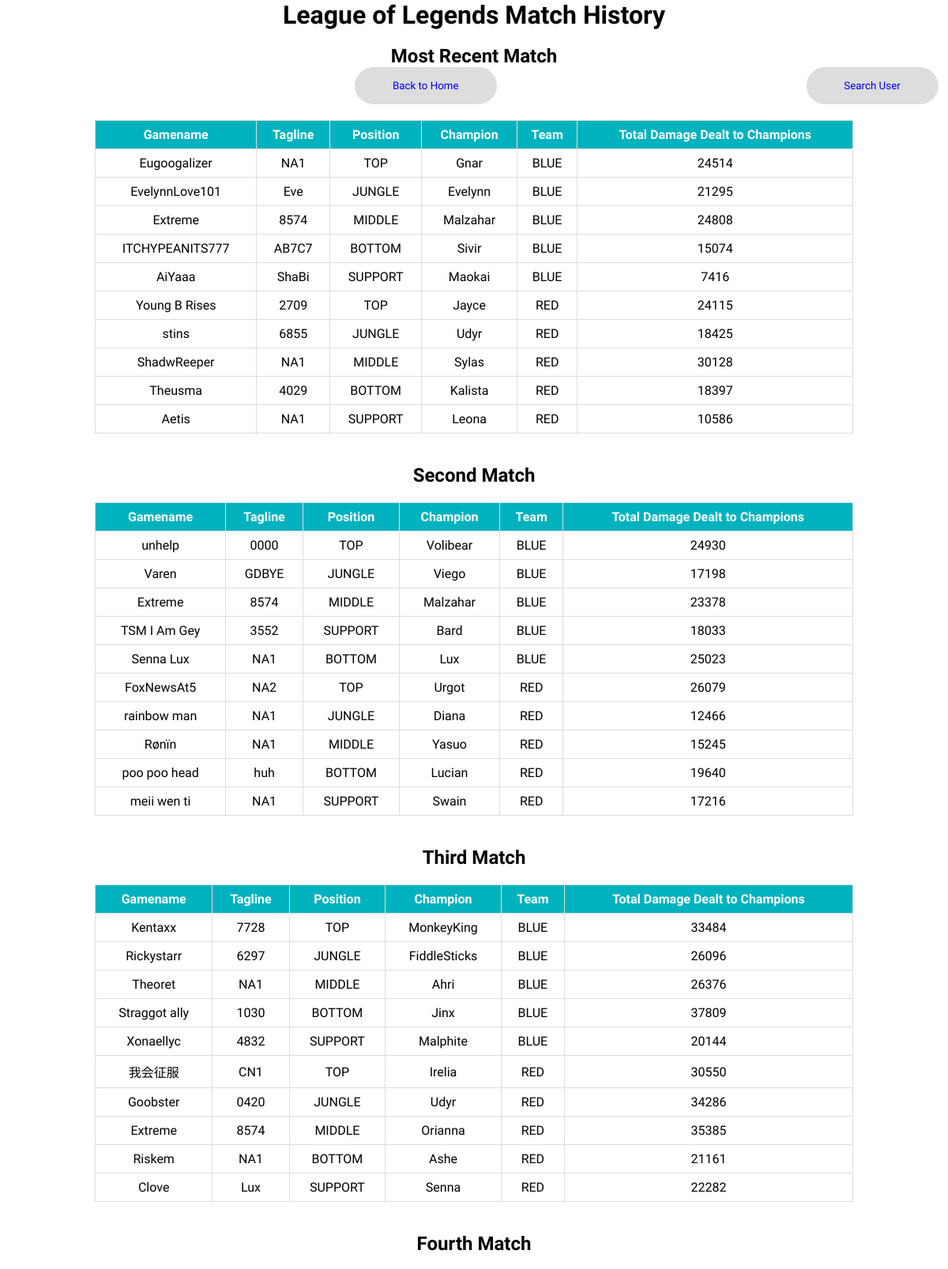
The app's page /lol_match_history (upper part) with its own data.
### tables this page shows
CREATE TABLE league_matchdata (id INTEGER PRIMARY KEY, matchid TEXT NOT NULL, puuid TEXT NOT NULL, gamename TEXT NOT NULL, tagline TEXT NOT NULL, 
                 position TEXT NOT NULL, champname TEXT NOT NULL, teamcolor TEXT NOT NULL, totaldmgdealttochamps INTEGER NOT NULL);

### main/app.py (the view, shortened to what this page needs)
@app.route("/lol_match_history", methods = ['POST', 'GET'])
def get_riot_data():
    msg = ""
    conn = getDbConn()
    riotData = conn.execute('SELECT gamename, tagline, position, champname, teamcolor, totaldmgdealttochamps FROM league_matchdata').fetchall()
    conn.close()
    return render_template('lol_match_history.html', matches=riotData, msg=msg)

### main/app.py (called while the page is built)
def getDbConn():
    conn = sqlite3.connect("sqlite/main.db")
    conn.row_factory = sqlite3.Row
    return conn

### main/templates/lol_match_history.html (shortened to what this page needs)
<!DOCTYPE html>
<html lang="en">
<head>
    <link rel="stylesheet" href="{{ url_for('static', filename='lol_styles.css')}}" />
</head>
<body>
    <div class="logo">
        <h1>
            League of Legends Match History
        </h1>
    </div>
    <br>
    <div class="matchnumber">
        <h2>Most Recent Match</h2>
    </div>
    <button id="homebutton"><a href="home">Back to Home</a></button>
    <button id="searchbutton"><a href="riot">Search User</a></button>
    <table>
        <thead>
            <tr>
                <th>Gamename</th>
                <th>Tagline</th>
                <th>Position</th>
                <th>Champion</th>
                <th>Team</th>
                <th>Total Damage Dealt to Champions</th>
            </tr>
        </thead>
        <tbody>
            {% for match in range(0, 10) %}
            <tr>
                <td>{{ matches[match]['gamename'].encode().decode("unicode-escape") }}</td>
                <td>{{ matches[match]['tagline'].encode().decode("unicode-escape") }}</td>
                <td>{{ matches[match]['position'] }}</td>
                <td>{{ matches[match]['champname'] }}</td>
                <td>{{ matches[match]['teamcolor'] }}</td>
                <td>{{ matches[match]['totaldmgdealttochamps'] }}</td>
            </tr>
            {% endfor %}
        </tbody>
    </table>
    <br>
    <div class="matchnumber">
        <h2>Second Match</h2>
    </div>
    <table>
        <thead>
            <tr>
                <th>Gamename</th>
                <th>Tagline</th>
                <th>Position</th>
                <th>Champion</th>
                <th>Team</th>
                <th>Total Damage Dealt to Champions</th>
            </tr>
        </thead>
        <tbody>
            {% for match in range(10, 20) %}
            <tr>
                <td>{{ matches[match]['gamename'].encode().decode("unicode-escape") }}</td>
                <td>{{ matches[match]['tagline'].encode().decode("unicode-escape") }}</td>
                <td>{{ matches[match]['position'] }}</td>
                <td>{{ matches[match]['champname'] }}</td>
                <td>{{ matches[match]['teamcolor'] }}</td>
                <td>{{ matches[match]['totaldmgdealttochamps'] }}</td>
            </tr>
            {% endfor %}
        </tbody>
    </table>
    <br>
    <div class="matchnumber">
        <h2>Third Match</h2>
    </div>
    <table>
        <thead>
            <tr>
                <th>Gamename</th>
                <th>Tagline</th>
                <th>Position</th>
                <th>Champion</th>
                <th>Team</th>
                <th>Total Damage Dealt to Champions</th>
            </tr>
        </thead>
        <tbody>
            {% for match in range(20, 30) %}
            <tr>
                <td>{{ matches[match]['gamename'].encode().decode("unicode-escape") }}</td>
                <td>{{ matches[match]['tagline'].encode().decode("unicode-escape") }}</td>
                <td>{{ matches[match]['position'] }}</td>
                <td>{{ matches[match]['champname'] }}</td>
                <td>{{ matches[match]['teamcolor'] }}</td>
                <td>{{ matches[match]['totaldmgdealttochamps'] }}</td>
            </tr>
            {% endfor %}
        </tbody>
    </table>
    <br>
    <div class="matchnumber">
        <h2>Fourth Match</h2>
    </div>
    <br>
    <br>
    <br>
    <br>
    <br>
    <br>
    <br>
    <br>
    <br>
    <br>
    <br>
    <br>
    <br>
    <br>
    <br>
    <br>
    <br>
    <br>
</body>
</html>

### main/static/lol_styles.css (style rules this page uses)
* { box-sizing: 0px; margin: 0px; padding: 0px; font-family: "Quicksand", sans-serif; }
.logo { display: flex; justify-content: center; align-items: center; font-family: "Quicksand", sans-serif; }
.matchnumber { display: flex; justify-content: center; align-items: center; font-family: "Quicksand", sans-serif; }
a { text-decoration: none; }
#homebutton { transform: translate(250%, 0%); padding: 1rem 3rem; border: none; color: black; background-color: rgb(221, 221, 221); cursor: pointer; border-radius: 50px; }
#searchbutton { transform: translate(500%, 0%); padding: 1rem 3rem; border: none; color: black; background-color: rgb(221, 221, 221); cursor: pointer; border-radius: 50px; }
table { border-collapse: collapse; width: 80%; margin: 20px auto; font-family: "Quicksand", sans-serif; }
th, td { border: 1px solid #ddd; padding: 8px; text-align: center; font-family: "Quicksand", sans-serif; }
th { background-color: #00b2be; color: white; font-family: "Quicksand", sans-serif; }

### records on screen
league_matchdata: gamename "Eugoogalizer", tagline "NA1", position "TOP", champname "Gnar", teamcolor "BLUE", totaldmgdealttochamps "24514"
league_matchdata: gamename "EvelynnLove101", tagline "Eve", position "JUNGLE", champname "Evelynn", teamcolor "BLUE", totaldmgdealttochamps "21295"
league_matchdata: gamename "Extreme", tagline "8574", position "MIDDLE", champname "Malzahar", teamcolor "BLUE", totaldmgdealttochamps "24808"
league_matchdata: gamename "ITCHYPEANITS777", tagline "AB7C7", position "BOTTOM", champname "Sivir", teamcolor "BLUE", totaldmgdealttochamps "15074"
league_matchdata: gamename "AiYaaa", tagline "ShaBi", position "SUPPORT", champname "Maokai", teamcolor "BLUE", totaldmgdealttochamps "7416"
league_matchdata: gamename "Young B Rises", tagline "2709", position "TOP", champname "Jayce", teamcolor "RED", totaldmgdealttochamps "24115"
league_matchdata: gamename "stins", tagline "6855", position "JUNGLE", champname "Udyr", teamcolor "RED", totaldmgdealttochamps "18425"
league_matchdata: gamename "ShadwReeper", tagline "NA1", position "MIDDLE", champname "Sylas", teamcolor "RED", totaldmgdealttochamps "30128"
league_matchdata: gamename "Theusma", tagline "4029", position "BOTTOM", champname "Kalista", teamcolor "RED", totaldmgdealttochamps "18397"
league_matchdata: gamename "Aetis", tagline "NA1", position "SUPPORT", champname "Leona", teamcolor "RED", totaldmgdealttochamps "10586"
league_matchdata: gamename "unhelp", tagline "0000", position "TOP", champname "Volibear", teamcolor "BLUE", totaldmgdealttochamps "24930"
league_matchdata: gamename "Varen", tagline "GDBYE", position "JUNGLE", champname "Viego", teamcolor "BLUE", totaldmgdealttochamps "17198"
league_matchdata: gamename "Extreme", tagline "8574", position "MIDDLE", champname "Malzahar", teamcolor "BLUE", totaldmgdealttochamps "23378"
league_matchdata: gamename "TSM I Am Gey", tagline "3552", position "SUPPORT", champname "Bard", teamcolor "BLUE", totaldmgdealttochamps "18033"
league_matchdata: gamename "Senna Lux", tagline "NA1", position "BOTTOM", champname "Lux", teamcolor "BLUE", totaldmgdealttochamps "25023"
league_matchdata: gamename "FoxNewsAt5", tagline "NA2", position "TOP", champname "Urgot", teamcolor "RED", totaldmgdealttochamps "26079"
league_matchdata: gamename "rainbow man", tagline "NA1", position "JUNGLE", champname "Diana", teamcolor "RED", totaldmgdealttochamps "12466"
league_matchdata: gamename "Rønïn", tagline "NA1", position "MIDDLE", champname "Yasuo", teamcolor "RED", totaldmgdealttochamps "15245"
league_matchdata: gamename "poo poo head", tagline "huh", position "BOTTOM", champname "Lucian", teamcolor "RED", totaldmgdealttochamps "19640"
league_matchdata: gamename "meii wen ti", tagline "NA1", position "SUPPORT", champname "Swain", teamcolor "RED", totaldmgdealttochamps "17216"
league_matchdata: gamename "Kentaxx", tagline "7728", position "TOP", champname "MonkeyKing", teamcolor "BLUE", totaldmgdealttochamps "33484"
league_matchdata: gamename "Rickystarr", tagline "6297", position "JUNGLE", champname "FiddleSticks", teamcolor "BLUE", totaldmgdealttochamps "26096"
league_matchdata: gamename "Theoret", tagline "NA1", position "MIDDLE", champname "Ahri", teamcolor "BLUE", totaldmgdealttochamps "26376"
league_matchdata: gamename "Straggot ally", tagline "1030", position "BOTTOM", champname "Jinx", teamcolor "BLUE", totaldmgdealttochamps "37809"
league_matchdata: gamename "Xonaellyc", tagline "4832", position "SUPPORT", champname "Malphite", teamcolor "BLUE", totaldmgdealttochamps "20144"
league_matchdata: gamename "我会征服", tagline "CN1", position "TOP", champname "Irelia", teamcolor "RED", totaldmgdealttochamps "30550"
league_matchdata: gamename "Goobster", tagline "0420", position "JUNGLE", champname "Udyr", teamcolor "RED", totaldmgdealttochamps "34286"
league_matchdata: gamename "Extreme", tagline "8574", position "MIDDLE", champname "Orianna", teamcolor "RED", totaldmgdealttochamps "35385"
league_matchdata: gamename "Riskem", tagline "NA1", position "BOTTOM", champname "Ashe", teamcolor "RED", totaldmgdealttochamps "21161"
league_matchdata: gamename "Clove", tagline "Lux", position "SUPPORT", champname "Senna", teamcolor "RED", totaldmgdealttochamps "22282"
